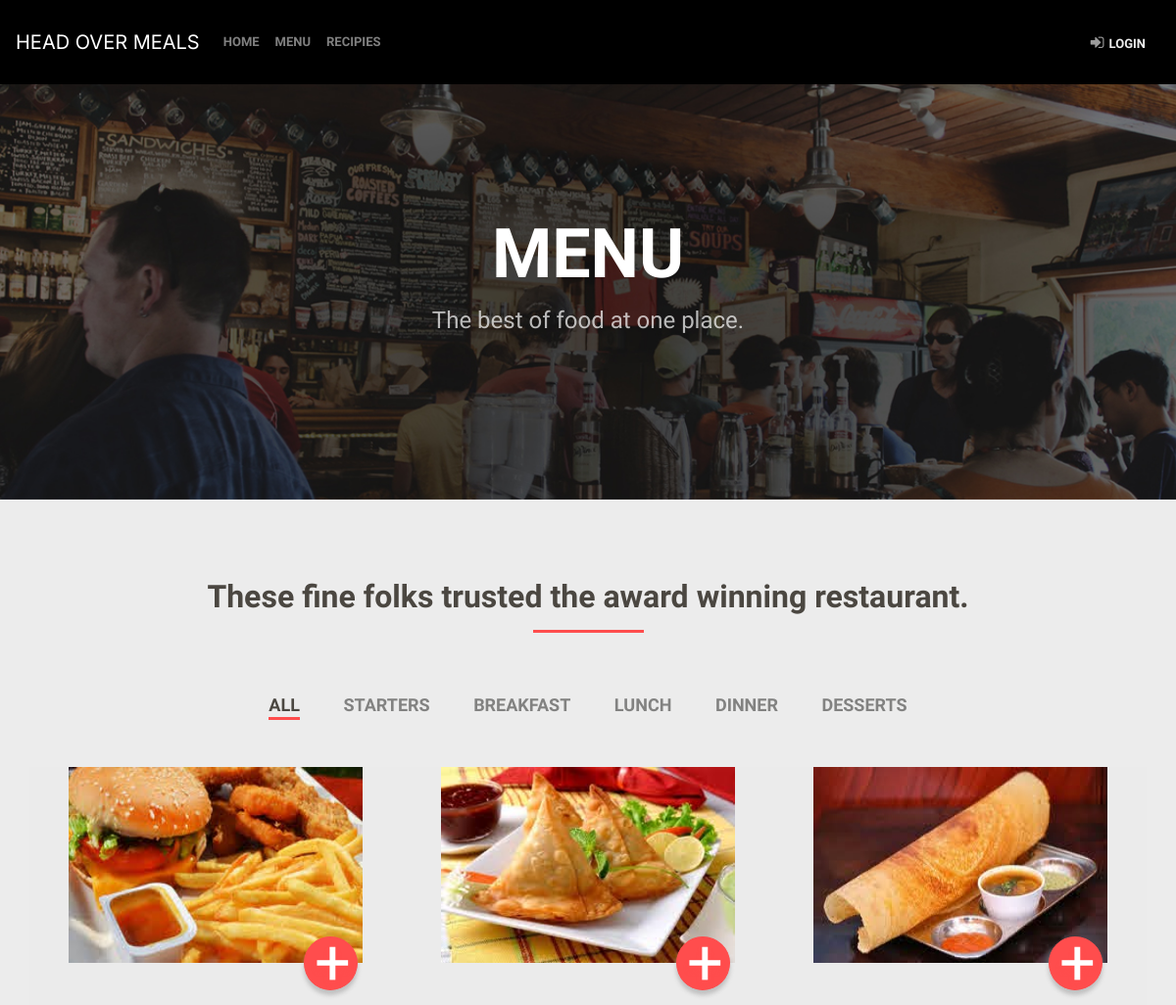
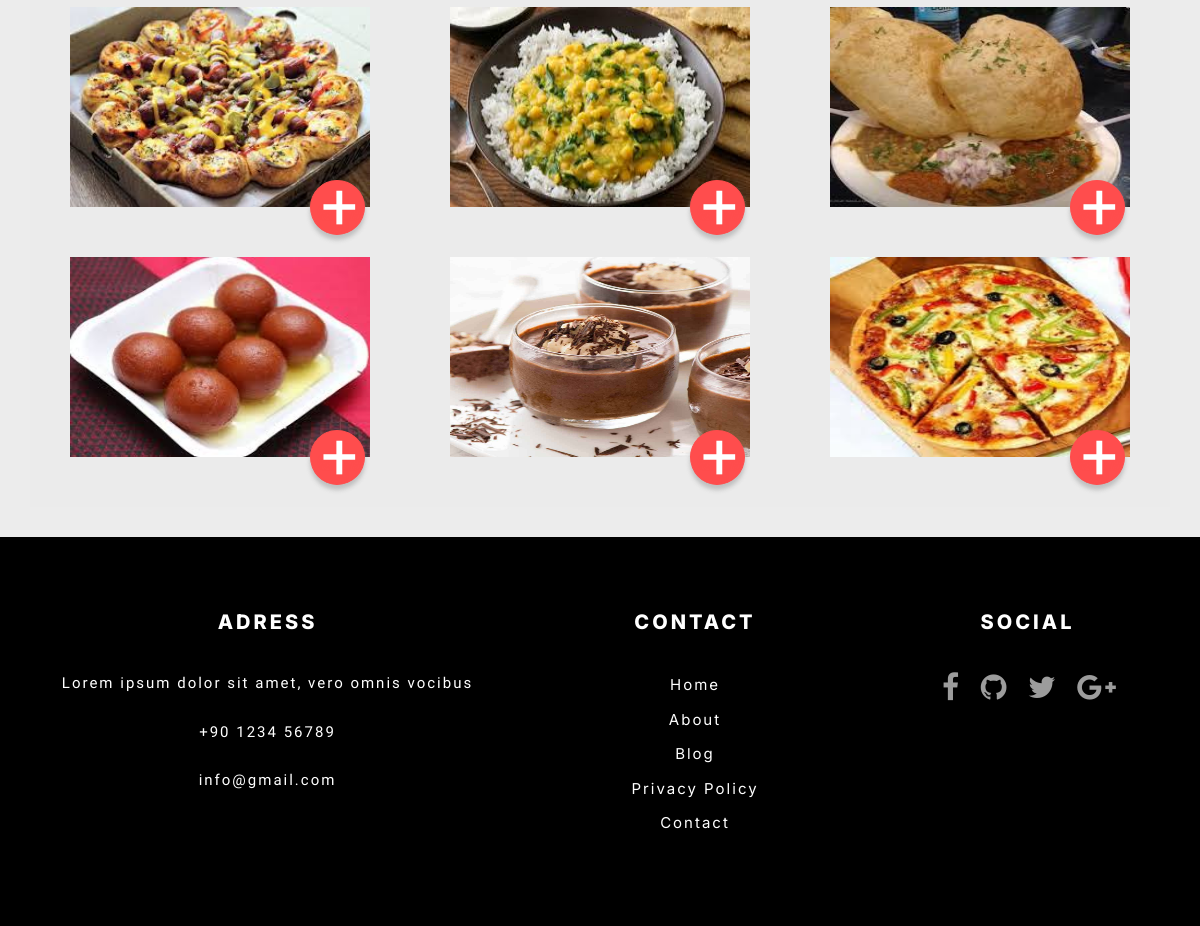
Page /menu.php on the committed database (2 pictures, top to bottom).
### tables this page shows
CREATE TABLE `food` (
  `f_id` int(10) NOT NULL,
  `f_name` varchar(50) NOT NULL,
  `f_price` int(10) NOT NULL,
  `f_description` varchar(255) NOT NULL,
  `f_special` tinyint(1) NOT NULL,
  `cat_id` int(10) NOT NULL,
  `image` varchar(255) NOT NULL
);

### menu.php (the view, shortened to what this page needs)
<?php
    $conn=mysqli_connect("localhost", "bhavesh", "test123", "foodorderingsite");
?>
<!DOCTYPE html>
<html lang="en">
<head>
  <?php include('head.php'); ?>
  <link rel="stylesheet" type="text/css" href="css/popup.css">
</head>
<body">
<div class="scoket">
</div>
<div class="body">
<?php include('navbar.php'); ?>
<section class="page_header">
<div class="container">
<div class="row">
<div class="col-md-12 text-center">
<h2 class="text-uppercase">Menu</h2>
<p>The best of food at one place.</p>
</div>
</div>
</div>
</section>
<section class="menu menu2">
<div class="container">
<div class="row">
<div class="col-md-12">
<div class="page-header wow fadeInDown" id="formsubmenu">
<h1><small>These fine folks trusted the award winning restaurant.</small></h1>
</div>
</div>
</div>
<div class="food-menu wow fadeInUp">
<div class="row">
<div class="col-md-12">
<div class="menu-tags2">
<span data-filter="*" class="tagsort2-active">All</span>
<span data-filter=".starter">starters</span>
<span data-filter=".breakfast">breakfast</span>
<span data-filter=".lunch">lunch</span>
<span data-filter=".dinner">dinner</span>
<span data-filter=".desserts">desserts</span>
</div>
</div>
</div>
<div class="row menu-items2 content" style="background-color: #ebebeb">
  <?php
    $query="SELECT * FROM food INNER JOIN category ON food.cat_id=category.cat_id";
        $result = mysqli_query($conn, $query);
        $food = mysqli_fetch_all($result, MYSQLI_ASSOC);
        foreach($food as $f) {
          echo '<form method="POST" action="#formsubmenu">';
          echo '<div class="menu-item2 col-sm-6 col-xs-12 col-md-4 '.$f['cat_name'].' clearfix">';
          echo'<div class="menu-info buttons">';
          echo'<img src="'.$f['image'].'" class="img-responsive" alt="" width=300 height=200 /> ';
          echo'</div>';
          echo'<button type="submit" class="menu-more" id="btnsubmenu">+</button>';
          echo'</div>';
          echo '</form>';
        }
  ?>
</div>
</section>
<?php include('footer.php'); ?>
</body>
</html>

### css/menu.css (style rules this page uses)
* { margin: 0px; padding: 0px; }
h1 { font-size: 20px; }
button { margin-top: 40px; margin-bottom: 10px; background-color: white; border: 1px solid black; border-radius: 5px; padding:10px; }

### css/styles.css (style rules this page uses)
* { padding: 0; margin: 0; box-sizing: border-box; font-family: 'Inter', sans-serif; }
img { max-width: 100%; }

### css/main.css (style rules this page uses)
* { margin: 0px; padding: 0px; box-sizing: border-box; }
body, html { height: 100%; }
button { outline: none !important; border: none; background: transparent; }
::placeholder { color: black; transition: all 1s; }

### css/menu_main.css (style rules this page uses)
h1, h2, h3, h4, h5, h6, .h1, .h2, .h3, .h4, .h5, .h6 { font-family: raleway, sans-serif; text-transform: uppercase; color: #4b4741; text-align: center; font-weight: 800 }
.small, small { font-family: josefin sans, sans-serif; font-weight: 700; display: block!important; text-transform: none; text-align: center; margin: 10px 0 15px }
.page-header { border: none; margin: 80px 0 40px }
.page-header:after { content: ""; display: block; position: relative; height: 3px; width: 113px; background-color: #ff4d4d; margin: 0 auto }
p { font-family: josefin sans, sans-serif; color: #828281; font-size: 22px }
html { text-rendering: optimizeLegibility!important; -webkit-font-smoothing: antialiased!important }
.menu { padding-bottom: 30px }
.menu-tags2, .menu-tags3, .menu-tags4 { text-align: center; margin-bottom: 50px; margin-top: 20px }
.menu-tags span, .menu-tags2 span, .menu-tags3 span, .menu-tags4 span { font-family: raleway, sans-serif; font-size: 18px; color: #828281; font-weight: 700; text-transform: uppercase; margin: 0 20px; padding-bottom: 2px; padding-top: 5px; cursor: pointer; transition: all .5s ease; border-bottom: 3px solid transparent }
.menu-tags .tagsort-active, .menu-tags2 .tagsort2-active, .menu-tags3 .tagsort3-active, .menu-tags4 .tagsort4-active { border-bottom: 3px solid #ff4d4d; color: #4b4741 }
.page_header { background: url(../img/header/1.jpg) no-repeat center top; background-size: cover; padding: 200px 0 150px }
.page_header h2 { margin: 0; font-size: 70px; line-height: 70px; font-weight: 900; color: #fff }
.page_header p { margin: 15px 0; font-size: 24px; font-family: Raleway; color: #fff; opacity: .7 }
.menu2 { background: #ececec }
.menu-item2 { margin-bottom: 50px }
.menu-info { position: relative; z-index: 0 }
.menu-more, .menu-more:hover { width: 55px; height: 55px; -webkit-border-radius: 27px 28px 28px 27px/27px 27px 28px 28px; -moz-border-radius: 27px 28px 28px 27px/27px 27px 28px 28px; border-radius: 27px 28px 28px 27px/27px 27px 28px 28px; background-color: #ff4d4d; -webkit-box-shadow: 0 5px 4px rgba(177, 177, 177, .75); -moz-box-shadow: 0 5px 4px rgba(177, 177, 177, .75); box-shadow: 0 5px 4px rgba(177, 177, 177, .75); text-shadow: 0 5px 5px #ff4d4d; border: solid 1px #ff4d4d; color: #fff; line-height: 0; font-weight: 300; font-size: 65px; text-align: center; display: table; position: absolute; z-index: 48; bottom: -27.5px; right: 45px; font-family: Raleway; text-decoration: none }
.menu-info { position: relative; overflow: hidden }
.menu-item2 img { transform: scale(1); transition: .4s; opacity: 1 }
.body { width: 100%; position: relative; overflow: hidden; background: #fff }
.slick-slide, .slick-list, .slick-active, button, input, textarea { outline: 0 }

### css/popup.css (style rules this page uses)
.content { max-height: 70%; height: 70%; background: white; position: relative; z-index: 0; }
.content .buttons { max-width: 800px; margin: 0 auto; padding: 0; text-align: center; }

### rows in the picture
food: shows a picture
food: shows a picture
food: shows a picture
food: shows a picture
food: shows a picture
food: shows a picture
food: shows a picture
food: shows a picture
food: shows a picture
